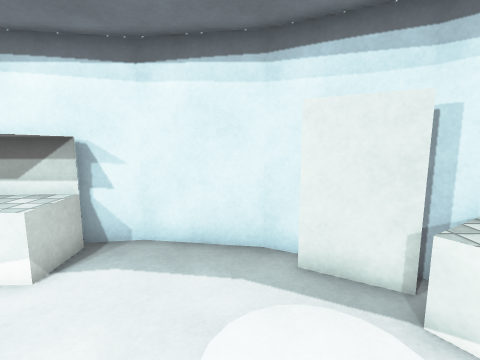
[1] (above)

15 first-person views from a walk through a scene from a Unity 3-D project. The camera is 1.5 m above the floor, tilts 8° down and sees 85° across. The floor is counted in squares, 0.5 m on a side. Each view is taken from the middle of a square. On the plan, view 1 faces up. The plan holds only what a view shows up to about 19 squares ahead; the rest is blank. The place goes on beyond the plan. The player character is not drawn. Surface patterns are stand-ins for the level's own textures.

[2]
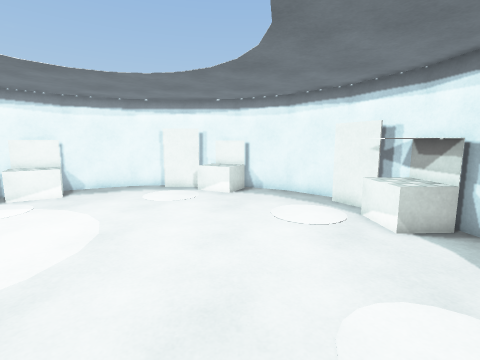

[3]
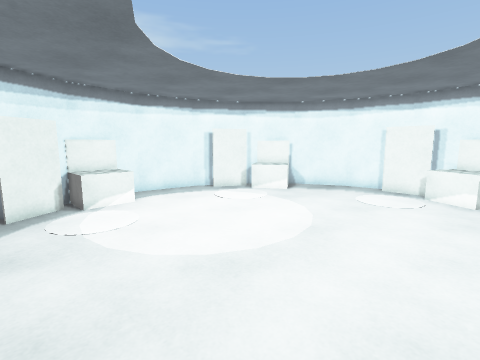

[4]
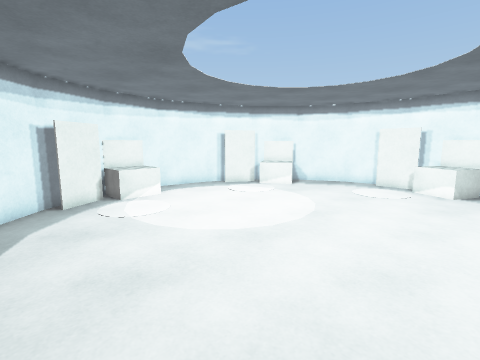

[5]
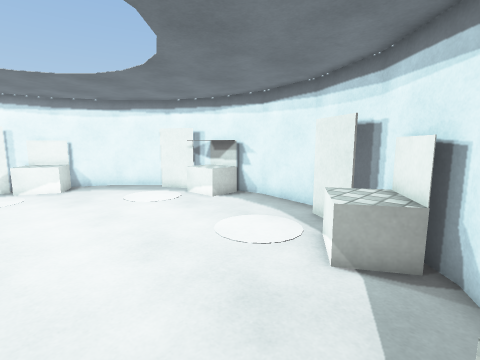

[6]
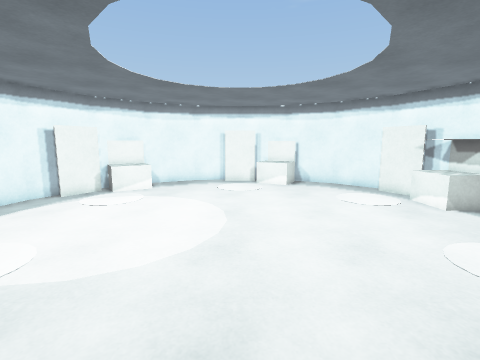

[7]
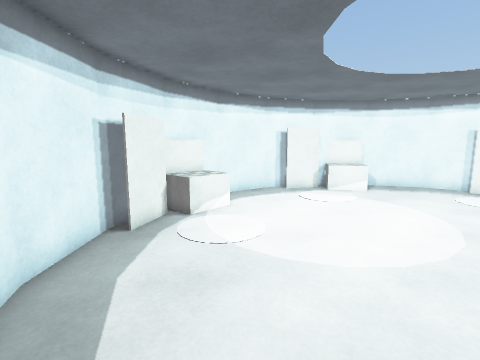

[8]
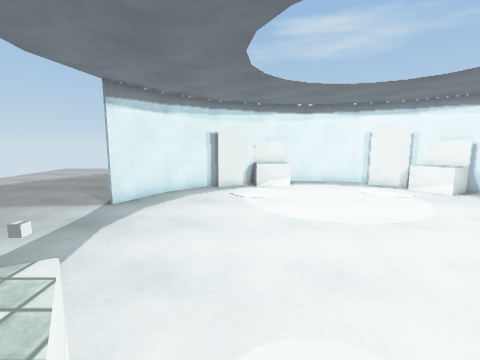

[9]
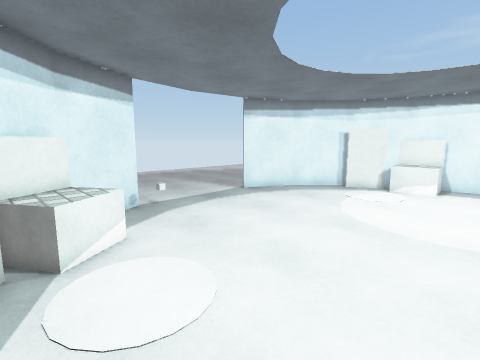

[10]
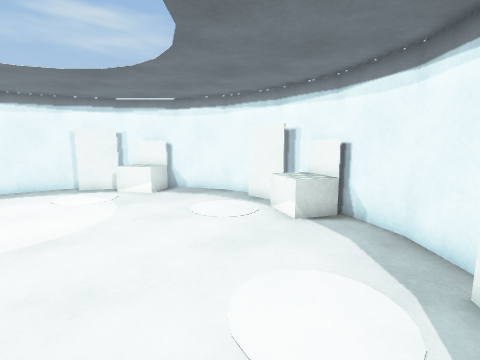

[11]
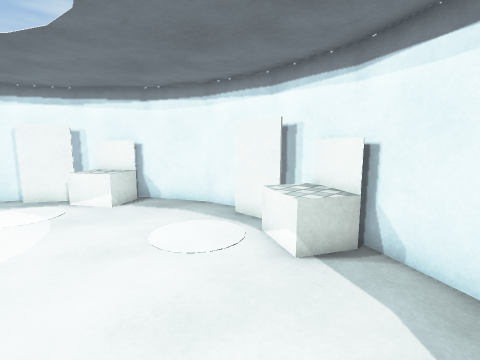

[12]
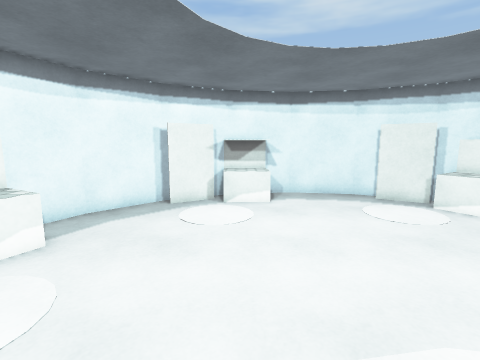

[13]
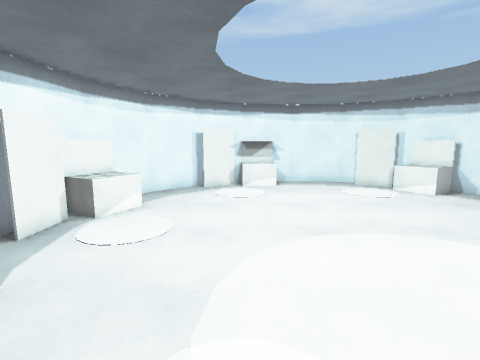

[14]
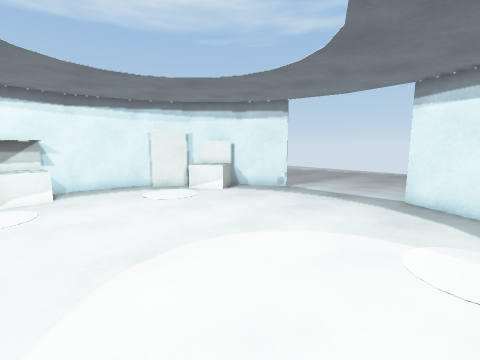

[15]
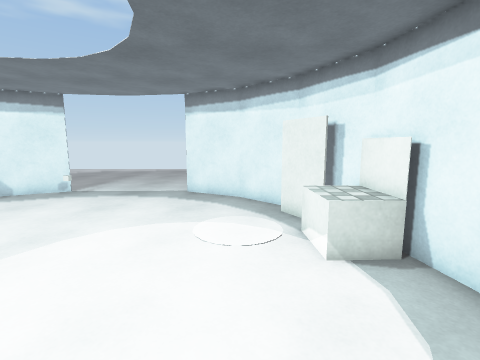

### Floor plan
Key: @ floor where view 1 was taken; # wall or solid block; . floor; = window, fence, low wall or low ledge; C cube; O other object.
Columns run from 15 left of view 1 to 7 right of it. Each row starts with its distance up from view 1.
  8          #######
  7        ##OO .. ###
  6      ##OOOOO....#O##
  5     ##O.OOO.......OO#
  4    ##.............OOO#
  3   ##...  ......   OOOO#
  2   #..... ....... ..OO.#
  1  ##...................#
  0  #OO...........@.......
 -1 #OOO..................C
 -2 #OOO...................
 -3 #OO. ..................
 -4 #O.   .................
 -5 #O.. ..................
 -6 # .....................
 -7 ##.....................
 -8  #.....................
 -9  ##...................#
-10   #.OO.. ....... .....#
-11   #OOOO.. .....   ...##
-12    #OOO. ....... ...##
-13     #OO.......OOO.O##
-14      ##O#....OOOOO##
-15        ### ..=OO##
-16          #######

Positions as (right, up) in squares from view 1, and headings:
1: (0, 0), facing up
2: (4, 0), facing left
3: (4, 0), facing down-left
4: (6, 1), facing down-left
5: (7, -4), facing up-left
6: (7, -4), facing left
7: (7, -4), facing down-left
8: (2, 5), facing down
9: (-4, 5), facing down-right
10: (-3, 5), facing down-left
11: (-6, 3), facing down-left
12: (-6, -8), facing up
13: (-7, -13), facing up
14: (-7, -11), facing up-right
15: (-8, -11), facing right
